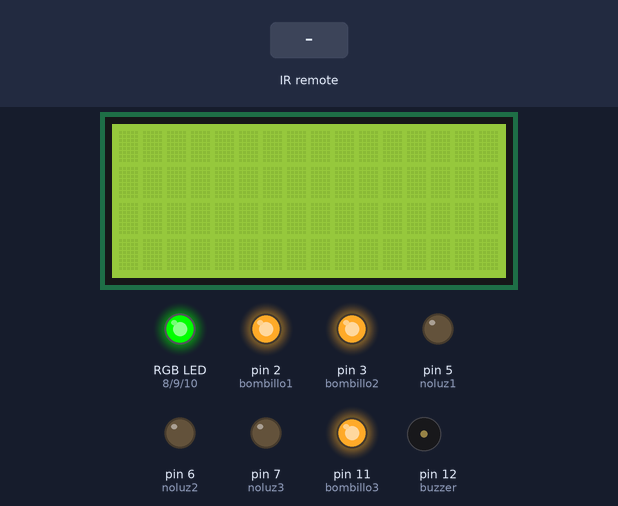
This sketch was run on a simulated Arduino Uno, built with avr-gcc and run on an emulated ATmega328P. Shown: 16×4 character LCD, an RGB LED mixed from three pins (HIGH = lit), output pins drawn as LEDs (lit = HIGH), buzzer (waves = sounding, pin HIGH). Inputs (shaded band) come from the test bench.

Above: at 1.7 s.
1.8 s: infrared code 0xFF42BD received
At 2.4 s:
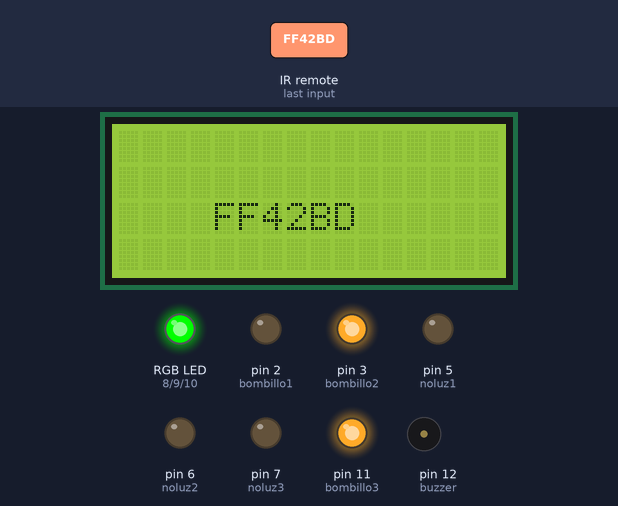
4.0 s: infrared code 0xFF4AB5 received
At 4.5 s:
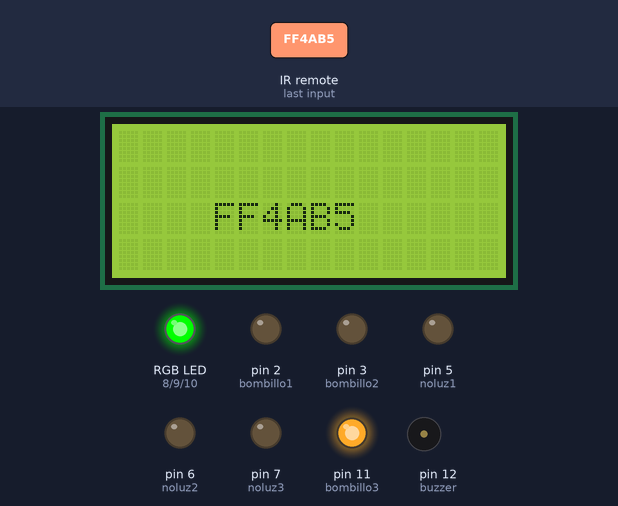
6.1 s: infrared code 0xFF52AD received
At 7.4 s:
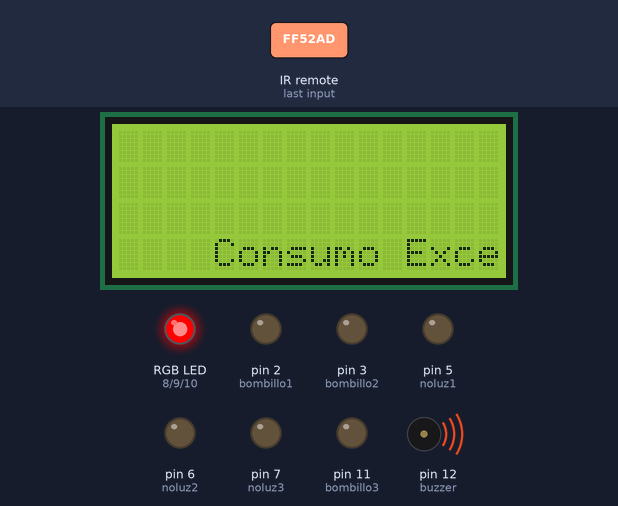
Timing chart, 0 to 17.6 s (numbered marks = the images above; inputs shaded):
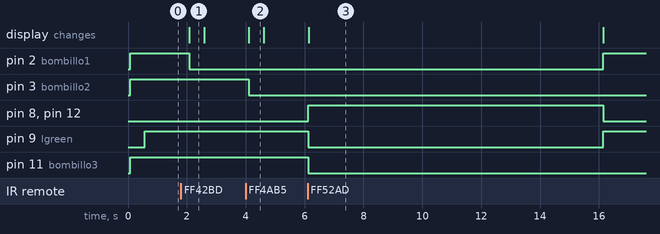

Measured:
- after the input at 1.8 s, pin 2 (bombillo1): HIGH → LOW after 0.29 s; the display: changes after 0.29 s (image 1)
- after the input at 4.0 s, pin 3 (bombillo2): HIGH → LOW after 0.11 s; the display: changes after 0.11 s (image 2)
- after the input at 6.1 s, pin 2 (bombillo1): LOW → HIGH after 10.0 s; pin 8 (lred), pin 12 (buzzer): LOW → HIGH at once, → LOW 10.0 s later; pin 9 (lgreen): HIGH → LOW at once, → HIGH 10.0 s later; pin 11 (bombillo3): HIGH → LOW at once; the display: changes after 0.05 s (image 3)
- what the display in image 1 shows lasts 0.5 s, from 2.1 s to 2.6 s

The sketch:

MedidorFalso.ino
```cpp
#include <DS1302.h>
#include <Wire.h>
#include <IRremote.h>
#include <LiquidCrystal_I2C.h>
//PINS BOMBILLOS
int bombillo1 = 2;
int bombillo2 = 3;
int bombillo3 = 11;
int noluz1 = 5;
int noluz2 = 6;
int noluz3 = 7;
int infrarojo = 40;
int buzzer = 12;
//PINS DEL LED RGB
int lred = 8;
int lgreen = 9;
int lblue = 10;
boolean luz = true;
String fecha = "";
String hora = "";
LiquidCrystal_I2C lcd(0x27, 16, 4);
IRrecv irrecv(infrarojo);
decode_results results;
//DS1302 rtc(28,29 ,30); //Esto debe cambiar

void setup() {
  Serial.begin(115200);
  irrecv.enableIRIn();
  lcd.init();
  lcd.backlight();
  lcd.clear();
  lcd.setCursor(0, 0);
  /*rtc.halt(false);
  rtc.writeProtect(false);
  rtc.setDOW(WEDNESDAY);
  rtc.setTime(16, 11, 01);
  rtc.setDate(20, 11, 2017);
  rtc.writeProtect(true);*/
  pinMode(bombillo1, OUTPUT);
  pinMode(bombillo2, OUTPUT);
  pinMode(bombillo3, OUTPUT);
  pinMode(noluz1, OUTPUT);
  pinMode(noluz2, OUTPUT);
  pinMode(noluz3, OUTPUT);
  digitalWrite(noluz1, LOW);
  digitalWrite(noluz2, LOW);
  digitalWrite(noluz3, LOW);
  pinMode(lred, OUTPUT);
  pinMode(lgreen, OUTPUT);
  pinMode(lblue, OUTPUT);
  digitalWrite(bombillo1, HIGH);
  digitalWrite(bombillo2, HIGH);
  digitalWrite(bombillo3, HIGH);
  delay(500);
}

void loop() {
  lcd.clear();
  colors('g');
  get_fecha();
  control();
  verificar();
  delay(500);
}

void verificar(){
  if(digitalRead(bombillo1) == LOW && digitalRead(bombillo2) == LOW && digitalRead(bombillo3) == LOW){
    lcd.clear();
    get_fecha();
    colors('r');
    analogWrite(buzzer,2000);
    lcd.setCursor(0,3);
    lcd.print("Consumo Excesivo");
    delay(10000);
    digitalWrite(bombillo1,HIGH);
    analogWrite(buzzer,0);
    colors('g');
    lcd.clear();
    get_fecha();
  }else if(digitalRead(bombillo1) == LOW && digitalRead(bombillo3) == LOW){
    lcd.clear();
    get_fecha();
    colors('y');
    lcd.setCursor(0,3);
    lcd.print("Consumo Alto");
  }
}

void control() {

  if (irrecv.decode(&results)) {
    lcd.setCursor(0,2);
    lcd.print(results.value,HEX);
    switch (results.value) {
      case 0xFF42BD:
        if(luz)digitalWrite(bombillo1, !digitalRead(bombillo1));
        else digitalWrite(noluz1, !digitalRead(noluz1));
        break;
      case 0xFF4AB5:
        if(luz)digitalWrite(bombillo2, !digitalRead(bombillo2));
        else digitalWrite(noluz2, !digitalRead(noluz2));
        break;
      case 0xFF52AD:
        if(luz)digitalWrite(bombillo3, !digitalRead(bombillo3));
        else digitalWrite(noluz3, !digitalRead(noluz3));
        break;
      case 0xFF629D:
        digitalWrite(bombillo1,HIGH);
        digitalWrite(bombillo2,HIGH);
        digitalWrite(bombillo3,HIGH);
        luz = !luz;
        break;
    }
    irrecv.resume();
  }
}

void get_fecha() {
  /*fecha = rtc.getDateStr(FORMAT_LONG, FORMAT_LITTLEENDIAN, '/');
  hora = rtc.getTimeStr();
  lcd.setCursor(0,0);
  lcd.print(fecha);
  lcd.setCursor(0,1);
  lcd.print(hora);*/
}

void colors(char color) {
  switch (color) {
    case 'y':
      analogWrite(lred, 255);
      analogWrite(lgreen, 255);
      analogWrite(lblue, 0);
      break;
    case 'g':
      analogWrite(lred, 0);
      analogWrite(lgreen, 255);
      analogWrite(lblue, 0);
      break;
    case 'r':
      analogWrite(lred, 255);
      analogWrite(lgreen, 0);
      analogWrite(lblue, 0);
      break;
  }
}

//Parecido a split de java
String getValue(String data, char separator, int index) {
  int found = 0;
  int strIndex[] = { 0, -1 };
  int maxIndex = data.length() - 1;
  for (int i = 0; i <= maxIndex && found <= index; i++) {
    if (data.charAt(i) == separator || i == maxIndex) {
      found++;
      strIndex[0] = strIndex[1] + 1;
      strIndex[1] = (i == maxIndex) ? i + 1 : i;
    }
  }
  return found > index ? data.substring(strIndex[0], strIndex[1]) : "";
}
```
